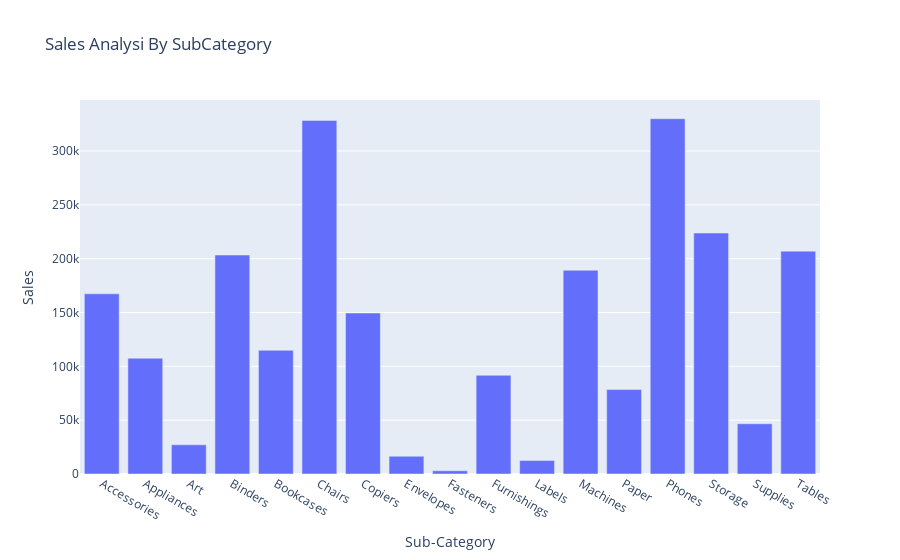

The notebook cell this image was saved under:
### Code cell
fig=px.bar(sales_by_subcategories,
           x='Sub-Category',
           y='Sales',
           title='Sales Analysi By SubCategory')
fig.show()

### Figure 1 — Plotly figure (JSON) as saved in the notebook; plotly's stock layout.template omitted (floating-point values rounded to 4 significant figures)
{"data": [{"hovertemplate": "Sub-Category=%{x}<br>Sales=%{y}<extra></extra>", "legendgroup": "", "marker": {"color": "#636efa", "pattern": {"shape": ""}}, "name": "", "orientation": "v", "showlegend": false, "textposition": "auto", "type": "bar", "x": ["Accessories", "Appliances", "Art", "Binders", "Bookcases", "Chairs", "Copiers", "Envelopes", "Fasteners", "Furnishings", "Labels", "Machines", "Paper", "Phones", "Storage", "Supplies", "Tables"], "xaxis": "x", "y": [167400.0, 107500.0, 27120.0, 203400.0, 114900.0, 328400.0, 149500.0, 16480.0, 3024.0, 91710.0, 12490.0, 189200.0, 78480.0, 330000.0, 223800.0, 46670.0, 207000.0], "yaxis": "y"}], "layout": {"barmode": "relative", "legend": {"tracegroupgap": 0}, "title": {"text": "Sales Analysi By SubCategory"}, "xaxis": {"anchor": "y", "domain": [0, 1], "title": {"text": "Sub-Category"}}, "yaxis": {"anchor": "x", "domain": [0, 1], "title": {"text": "Sales"}}}}
